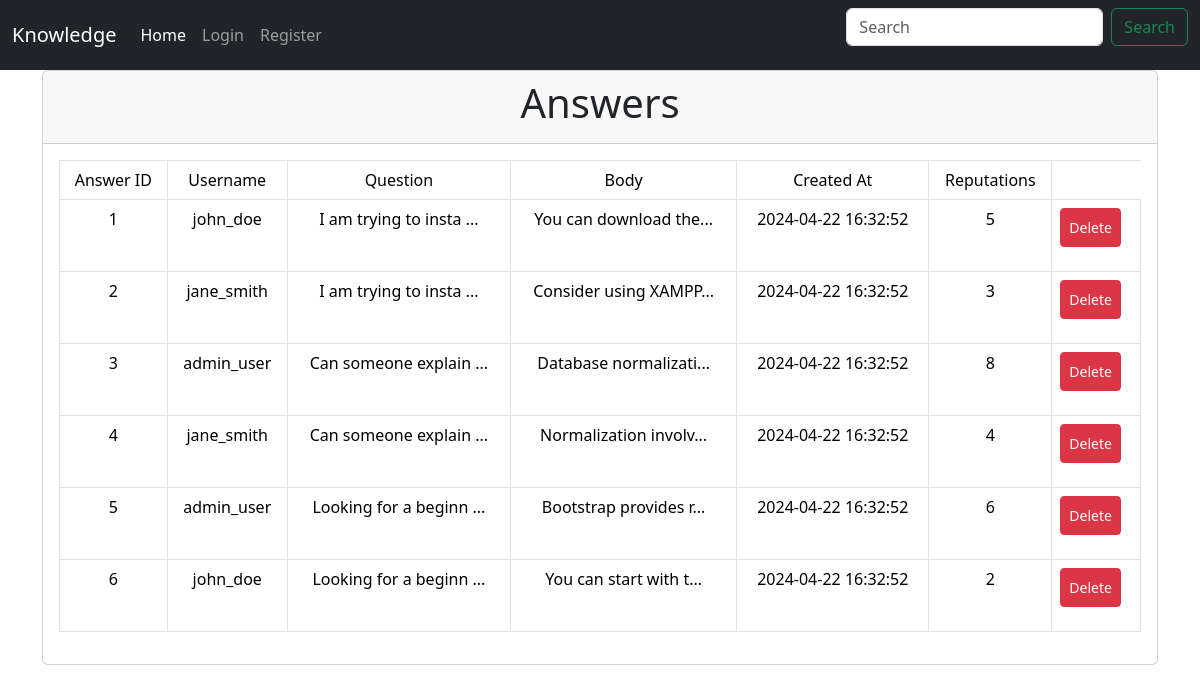
The page /admin/answers/index.php on the database its author committed.
### tables this page shows
CREATE TABLE Answers (
    answer_id INT PRIMARY KEY AUTO_INCREMENT,
    user_id INT,
    question_id INT,
    body TEXT NOT NULL,
    created_at TIMESTAMP DEFAULT CURRENT_TIMESTAMP,
    reputations INT,
    FOREIGN KEY (user_id) REFERENCES Users(user_id) ON DELETE CASCADE,
    FOREIGN KEY (question_id) REFERENCES Questions(question_id) ON DELETE CASCADE
);

CREATE TABLE Users (
    user_id INT PRIMARY KEY AUTO_INCREMENT,
    username VARCHAR(50) UNIQUE NOT NULL,
    email VARCHAR(100) UNIQUE NOT NULL,
    password VARCHAR(100) NOT NULL,
    photo VARCHAR(255),
    created_at TIMESTAMP DEFAULT CURRENT_TIMESTAMP,
    reputations INT,
    role ENUM('admin', 'user') NOT NULL DEFAULT 'user'
);

CREATE TABLE Questions (
    question_id INT PRIMARY KEY AUTO_INCREMENT,
    user_id INT,
    title VARCHAR(255) NOT NULL,
    body TEXT NOT NULL,
    created_at TIMESTAMP DEFAULT CURRENT_TIMESTAMP,
    updated_at TIMESTAMP DEFAULT CURRENT_TIMESTAMP ON UPDATE CURRENT_TIMESTAMP,
    reputations INT,
    FOREIGN KEY (user_id) REFERENCES Users(user_id) ON DELETE CASCADE
);

### Services/AnswerService.php (called while the page is built, shortened)
<?php
class AnswerService implements Service
{
    private $db;
    public function __construct()
    {
        $dbConnection = new DBConnection();
        $this->db = $dbConnection->getConnection();
    }
    public function getAll()
    {
        $query = "SELECT * FROM Answers";
        $stmt = $this->db->query($query);
        $answerDataArray = $stmt->fetchAll(PDO::FETCH_ASSOC);
        $answers = [];
        foreach ($answerDataArray as $answerData) {
            $answers[] = new Answer(
                $answerData['user_id'],
                $answerData['question_id'],
                $answerData['body'],
                $answerData['created_at'],
                $answerData['answer_id'],
                $answerData['reputations']
            );
        }
        return $answers;
    }
}
?>

### Utils/DBConnection.php (called while the page is built, shortened)
<?php
class DBConnection
{
    private string $host = 'localhost';
    private string $db_name = 'se-project';
    private string $username = 'root';
    private string $password = '';
    public function getConnection()
    {
        $this->conn = null;
        try {
            $this->conn = new PDO("mysql:host={$this->host};dbname={$this->db_name}", $this->username, $this->password);
            $this->conn->setAttribute(PDO::ATTR_ERRMODE, PDO::ERRMODE_EXCEPTION);
        } catch (PDOException $exception) {
            echo "Connection error: " . $exception->getMessage();
        }
        return $this->conn;
    }
}

### Models/Answer.php (called while the page is built, shortened)
<?php
class Answer
{
    public ?int $answer_id;
    public int $user_id;
    public int $question_id;
    public string $body;
    public string $created_at;
    public ?int $reputations;
    public function __construct(int $user_id, int $question_id, string $body, string $created_at, ?int $answer_id = null, ?int $reputations = null)
    {
        $this->answer_id = $answer_id;
        $this->user_id = $user_id;
        $this->question_id = $question_id;
        $this->body = $body;
        $this->created_at = $created_at;
        $this->reputations = $reputations;
    }
    public function getAnswerId(): int
    {
        return $this->answer_id;
    }
    public function getUserId(): int
    {
        return $this->user_id;
    }
    public function getQuestionId(): int
    {
        return $this->question_id;
    }
    public function getBody(): string
    {
        return $this->body;
    }
    public function getCreatedAt(): string
    {
        return $this->created_at;
    }
    public function getReputations(): int
    {
        return $this->reputations;
    }
}

### Services/UserService.php (called while the page is built, shortened)
<?php
class UserService implements Service
{
    private $db;
    public function __construct()
    {
        $dbConnection = new DBConnection();
        $this->db = $dbConnection->getConnection();
    }
    public function getById(int $id): ?User
    {
        try {
            $query = "SELECT * FROM Users WHERE user_id = :user_id";
            $stmt = $this->db->prepare($query);
            $stmt->execute(['user_id' => $id]);
            $userData = $stmt->fetch(PDO::FETCH_ASSOC);
            if ($userData) {
                return new User(
                    $userData['user_id'],
                    $userData['username'],
                    $userData['email'],
                    $userData['password'],
                    $userData['photo'],
                    $userData['created_at'],
                    $userData['reputations'],
                    $userData['role']
                );
            }
            return null;
        } catch (\PDOException $e) {
            throw new \Exception("Error fetching user by ID: " . $e->getMessage());
        }
    }
}

### Models/User.php (called while the page is built, shortened)
<?php
class User {
    public string $username;
    public function __construct(int $user_id, string $username, string $email, string $password, ?string $photo, string $created_at, int $reputations, string $role) {
        $this->username = $username;
    }
    public function getUsername(): string {
        return $this->username;
    }
}

### Services/QuestionService.php (called while the page is built, shortened)
<?php
class QuestionService implements Service
{
    private $db;
    public function __construct()
    {
        $dbConnection = new DBConnection();
        $this->db = $dbConnection->getConnection();
    }
    public function getById(int $id)
    {
        $query = "SELECT * FROM Questions WHERE question_id = :question_id";
        $stmt = $this->db->prepare($query);
        $stmt->execute(['question_id' => $id]);
        $questionData = $stmt->fetch(PDO::FETCH_ASSOC);
        return new Question($questionData['question_id'], $questionData['user_id'], $questionData['title'], $questionData['body'], $questionData['created_at'], $questionData['updated_at'], $questionData['reputations']);
    }
}
?>

### Models/Question.php (called while the page is built, shortened)
<?php
class Question {
    public string $body;
    public function __construct(int $question_id, int $user_id, string $title, string $body, string $created_at, string $updated_at, int $reputations) {
        $this->body = $body;
    }
    public function getBody(): string {
        return $this->body;
    }
}

### admin/answers/index.php (the view, shortened to what this page needs)
<?php
require_once __DIR__."/../partials/admin_header.php";
$answerService = new AnswerService();
$userService = new UserService();
$questionService = new QuestionService();
$answers = $answerService->getAll();
?>
<div class="container">
    <div class="row">
        <div class="col">
            <div class="card">
                <div class="card-header">
                    <h2 class="display-6 text-center">Answers</h2>
                </div>
                <div class="card-body">
                    <table class="table table-bordered text-center">
                        <tr>
                            <td>Answer ID</td>
                            <td>Username</td>
                            <td>Question</td>
                            <td>Body</td>
                            <td>Created At</td>
                            <td>Reputations</td>
                        </tr>
                        <?php
                        foreach ($answers as $answer) {
                            echo "<tr>";
                            echo "<td>" . $answer->getAnswerId() . "</td>";
                            echo "<td>" . $userService->getById($answer->getUserId())->getUsername() . "</td>";
                            echo "<td>" . substr($questionService->getById($answer->getQuestionId())->getBody(), 0, 20) . " ...</td>";
                            echo "<td>" . substr($answer->getBody(), 0, 20) . "...</td>";
                            echo "<td>" . $answer->getCreatedAt() . "</td>";
                            echo "<td>" . $answer->getReputations() . "</td>";
                            echo "<td>";
                            echo "<form method='post' onsubmit='return confirm(\"Are you sure you want to delete this answer?\")'>";
                            echo "<button type='submit' class='btn btn-sm btn-danger d-flex p-2' name='delete_answer'>Delete</button>";
                            echo "</form>";
                            echo "</td>";
                            echo "</tr>";
                        }
                        ?>
                    </table>
                </div>
            </div>
        </div>
    </div>
</div>

### rows shown on the page
answers: answer_id "1", user.role "john_doe", question.reputations "I am trying to insta", body "You can download the", created_at "2024-04-22 16:32:52", reputations "5"
answers: answer_id "2", user.role "jane_smith", question.reputations "I am trying to insta", body "Consider using XAMPP", created_at "2024-04-22 16:32:52", reputations "3"
answers: answer_id "3", user.role "admin_user", question.reputations "Can someone explain", body "Database normalizati", created_at "2024-04-22 16:32:52", reputations "8"
answers: answer_id "4", user.role "jane_smith", question.reputations "Can someone explain", body "Normalization involv", created_at "2024-04-22 16:32:52", reputations "4"
answers: answer_id "5", user.role "admin_user", question.reputations "Looking for a beginn", body "Bootstrap provides r", created_at "2024-04-22 16:32:52", reputations "6"
answers: answer_id "6", user.role "john_doe", question.reputations "Looking for a beginn", body "You can start with t", created_at "2024-04-22 16:32:52", reputations "2"
